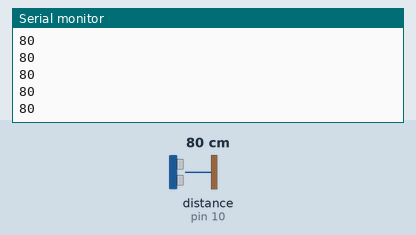
Recording of a sketch running on a simulated Arduino Uno, built with avr-gcc and run on an emulated ATmega328P. Shown: the last lines printed to the serial monitor. Wiring (inferred from the names in the program): ultrasonic range finder: trigger pin 9; echo pin 10. The test bench sets the inputs (shaded band); at power-on: distance to the obstacle (sensor on pin 10) 80 cm. The echo pulse lasts 58.3 µs per cm.

Above: at 1.2 s.
1.3 s: distance to the obstacle (sensor on pin 10) set to 2 cm
At 1.34 s:
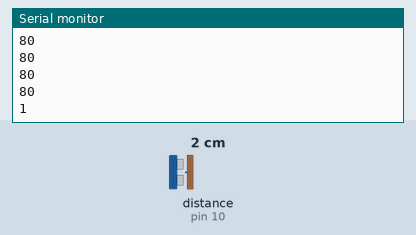
2.8 s: distance to the obstacle (sensor on pin 10) set to 4 cm
At 2.81 s:
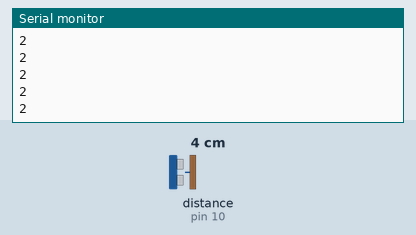
Timing chart, 0 to 5.8 s (numbered marks = the images above; inputs shaded):
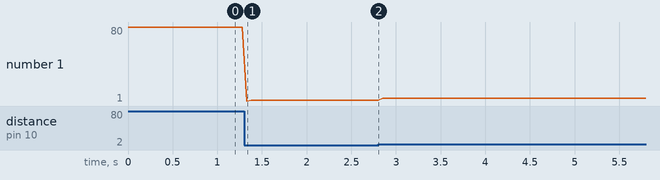

The sketch:

hc_sr04_serial.ino
```cpp
// HC-SR04 -> Arduino -> Serial distance (cm)
// Wiring (Arduino Uno/Nano):
//   VCC  -> 5V
//   GND  -> GND
//   TRIG -> D9
//   ECHO -> D10
// Serial: 115200 baud, prints distance in cm (integer) per line.

const int PIN_TRIG = 9;
const int PIN_ECHO = 10;

const unsigned long PULSE_TIMEOUT_US = 30000; // ~5m max
const unsigned long MEASURE_INTERVAL_MS = 50; // 20 Hz

void setup() {
  pinMode(PIN_TRIG, OUTPUT);
  pinMode(PIN_ECHO, INPUT);
  digitalWrite(PIN_TRIG, LOW);
  Serial.begin(115200);
}

unsigned long measure_cm() {
  digitalWrite(PIN_TRIG, LOW);
  delayMicroseconds(2);
  digitalWrite(PIN_TRIG, HIGH);
  delayMicroseconds(10);
  digitalWrite(PIN_TRIG, LOW);

  unsigned long duration = pulseIn(PIN_ECHO, HIGH, PULSE_TIMEOUT_US);
  if (duration == 0) {
    return 0; // timeout / out of range
  }
  // Speed of sound ~343 m/s => 58 us per cm (round trip)
  unsigned long cm = duration / 58;
  return cm;
}

void loop() {
  unsigned long cm = measure_cm();
  Serial.println(cm);
  delay(MEASURE_INTERVAL_MS);
}
```

Measured:
- after the input at 1.3 s, the serial monitor: prints a new line at once (image 1)
- plotted number 1: 80 → 2 after the input at 1.3 s, 2 → 4 after the input at 2.8 s
